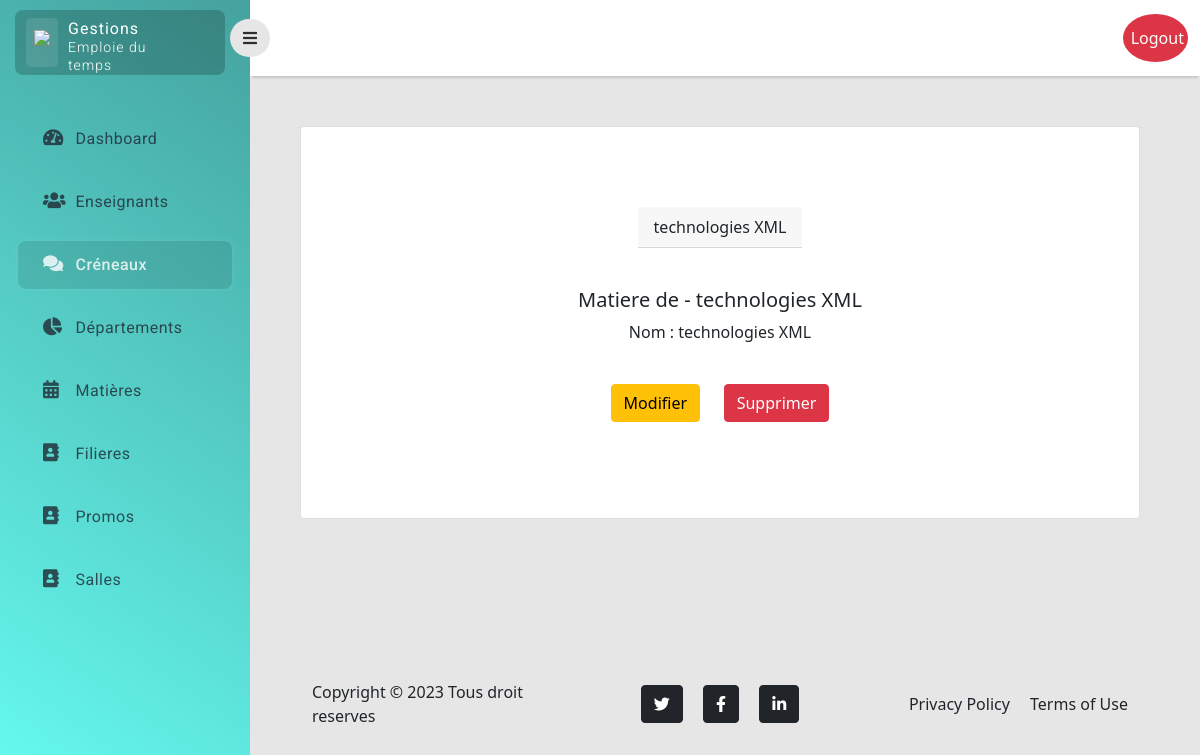
Before: /matiere/show/2 (signed in) with the older database file.
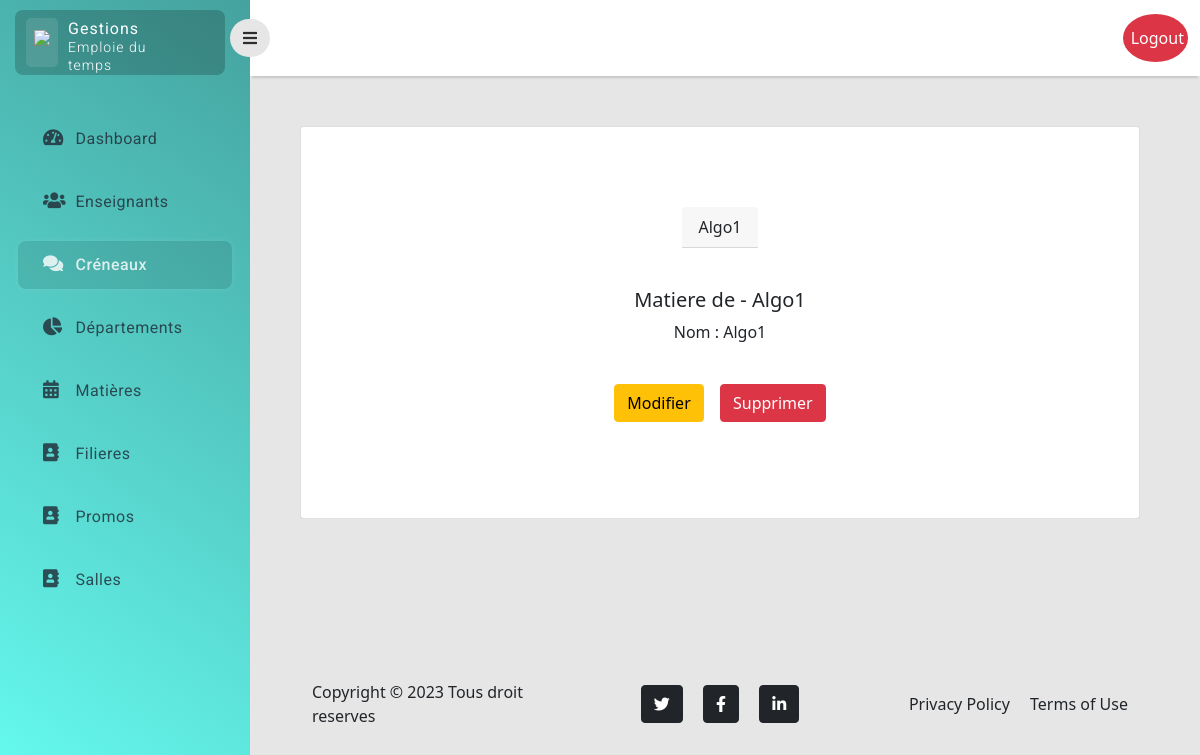
After: the same page with the newer database file.
### myApp/models.py (models this page shows)
class Matiere(models.Model):
    name = models.CharField(max_length=100)
    created_at = models.DateTimeField(auto_now=True)
    class Meta:
        ordering = ['-created_at']

### myApp/matiere/views.py (the view)
# urls.py: path('show/<int:my_id>', show, name="crenaux.show"),
@login_required(login_url="/login/")
@staff_member_required
def show(request, my_id):
    matiere = Matiere.objects.get(id=my_id)
    return render(request, 'matiere/show.html', {'matiere': matiere})

### myApp/templates/matiere/show.html (shortened to what this page needs)
{% extends 'layouts/base.html' %}
{% block main %}
    <div class="main-content">
        <div class="card">
            <div class="card-header element">
                {{ matiere.name }}
            </div>
            <div class="card-body card-body-show ">
                <br>
                <h5 class="card-title element">Matiere de - {{matiere.name}}</h5>
                <p class="card-text element">
                    Nom : {{ matiere.name }} <br>
                </p>
                <br>
                <div class="element">
                    <a href="/matiere/update/{{ matiere.id }}" class="btn btn-warning ">Modifier</a>
                    <a href="/matiere/delate/{{matiere.id}}" class="btn btn-danger offset-md-1">Supprimer</a>
                </div>
            </div>
        </div>
    </div>
{% endblock main %}

Changed rows visible on the page:
changed Matiere: name "technologies XML" → "Algo1"
